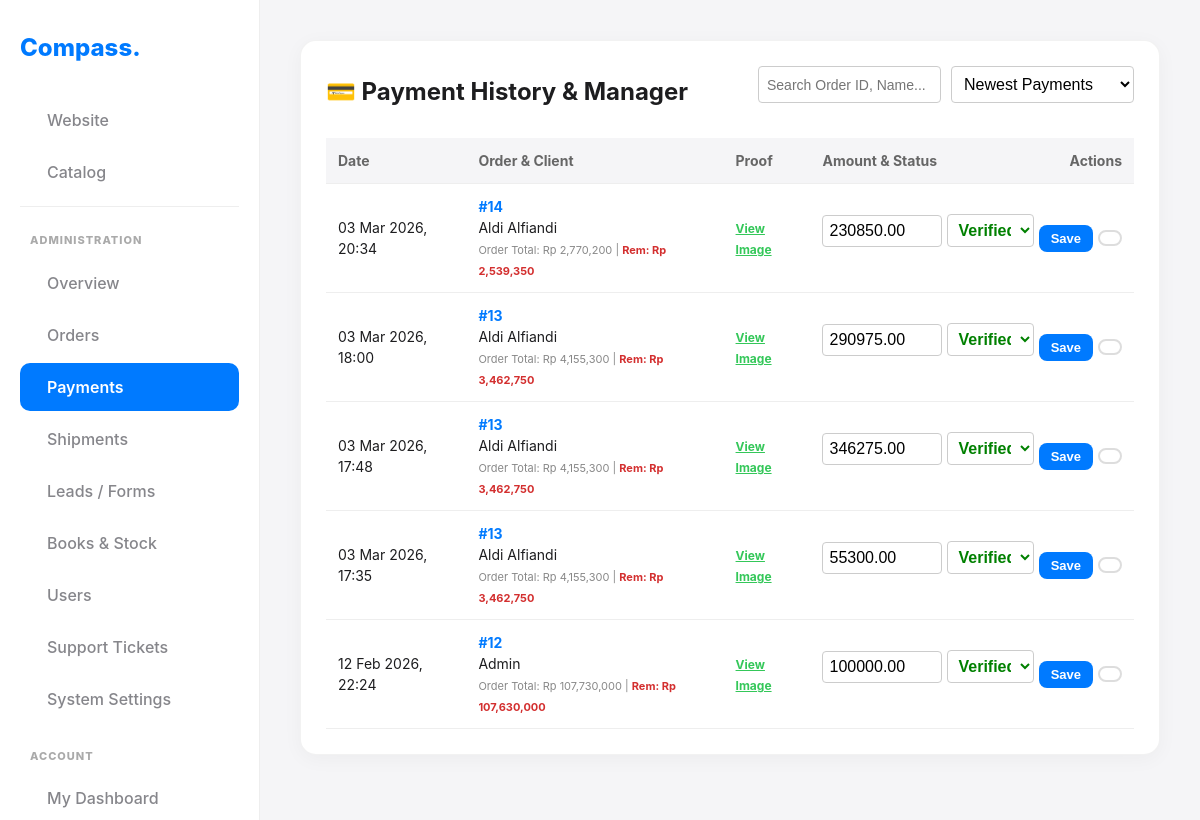
The page /?page=admin_payments (signed in) on the database its author committed.
### tables this page shows
CREATE TABLE `order_payments` (
  `id` int NOT NULL,
  `order_id` int NOT NULL,
  `amount` decimal(15,2) NOT NULL,
  `proof_image` varchar(255) NOT NULL,
  `status` enum('pending','verified','rejected') DEFAULT 'pending',
  `payment_date` timestamp NULL DEFAULT CURRENT_TIMESTAMP,
  `admin_note` text
);

CREATE TABLE `orders` (
  `id` int NOT NULL,
  `reference_id` varchar(20) DEFAULT NULL,
  `user_id` int DEFAULT NULL,
  `shipping_city` varchar(100) DEFAULT NULL,
  `shipping_snapshot` text,
  `status` varchar(50) DEFAULT NULL,
  `payment_status` text,
  `tier_level` int DEFAULT '1',
  `is_early_bird` tinyint(1) DEFAULT '0',
  `total_amount` decimal(15,2) DEFAULT NULL,
  `paid_amount` decimal(15,2) DEFAULT '0.00',
  `payment_proof` varchar(255) DEFAULT NULL,
  `created_at` timestamp NULL DEFAULT CURRENT_TIMESTAMP,
  `shipping_status` text,
  `tracking_number` varchar(100) DEFAULT NULL,
  `estimated_delivery` date DEFAULT NULL,
  `confirmed_arrival` datetime DEFAULT NULL,
  `arrival_proof` varchar(255) DEFAULT NULL,
  `arrival_date` datetime DEFAULT NULL,
  `shipment_status` text,
  `next_payment_due` date DEFAULT NULL
);

CREATE TABLE `users` (
  `id` int NOT NULL,
  `name` varchar(100) NOT NULL,
  `email` varchar(100) NOT NULL,
  `password` varchar(255) NOT NULL,
  `role` enum('public','school','admin') DEFAULT 'public',
  `position` varchar(100) DEFAULT NULL,
  `institution` varchar(150) DEFAULT NULL,
  `city` varchar(100) DEFAULT NULL,
  `phone` varchar(20) DEFAULT NULL,
  `address` text,
  `is_banned` tinyint(1) DEFAULT '0',
  `is_approved` tinyint(1) NOT NULL,
  `created_at` timestamp NULL DEFAULT CURRENT_TIMESTAMP
);

### view_admin_payments.php (the view, shortened to what this page needs)
<?php
$pdo = getDB();
$payments = $pdo->query("
    SELECT op.*, o.id as order_id, o.total_amount, o.paid_amount, o.created_at as order_date, u.name as user_name
    FROM order_payments op
    JOIN orders o ON op.order_id = o.id
    JOIN users u ON o.user_id = u.id
    ORDER BY op.payment_date DESC
")->fetchAll();
?>
<div class="card">
    <div style="display:flex; justify-content:space-between; align-items:center; margin-bottom:20px;">
        <h2 style="margin:0;">💳 Payment History & Manager</h2>
        <div style="display:flex; gap:10px;">
            <input type="text" id="pay-search" placeholder="Search Order ID, Name..." onkeyup="filterPayments()" style="padding:8px; border-radius:4px; border:1px solid #ccc; font-size:14px;">
            <select id="pay-sort" onchange="sortPayments()" style="padding:8px; border-radius:4px; border:1px solid #ccc;">
                <option value="date_desc">Newest Payments</option>
            </select>
        </div>
    </div>
    <div class="responsive-table">
        <table style="width:100%; border-collapse:collapse; font-size:14px;">
            <thead>
                <tr style="background:#f5f5f7; text-align:left; color:#666;">
                    <th style="padding:12px;">Date</th>
                    <th style="padding:12px;">Order & Client</th>
                    <th style="padding:12px;">Proof</th>
                    <th style="padding:12px;">Amount & Status</th>
                    <th style="padding:12px; text-align:right;">Actions</th>
                </tr>
            </thead>
            <tbody id="payment-tbody">
                <?php foreach($payments as $p):
                    $timestamp = strtotime($p['payment_date']);
                    $remaining = max(0, $p['total_amount'] - $p['paid_amount']);
                ?>
                <tr class="payment-row"
                    data-search="<?php echo strtolower($p['order_id'] . ' ' . $p['user_name'] . ' ' . $p['status']); ?>"
                    data-time="<?php echo $timestamp; ?>"
                    data-amount="<?php echo $p['amount']; ?>"
                    style="border-bottom:1px solid #eee;">
                    <td style="padding:12px;"><?php echo date('d M Y, H:i', $timestamp); ?></td>
                    <td style="padding:12px;">
                        <a href="?page=admin_order_detail&id=<?php echo $p['order_id']; ?>" style="font-weight:bold; color:#007AFF; text-decoration:none;">#<?php echo $p['order_id']; ?></a><br>
                        <?php echo htmlspecialchars($p['user_name']); ?><br>
                        <span style="font-size:11px; color:#888;">Order Total: Rp <?php echo number_format($p['total_amount']); ?> | <strong style="color:#d32f2f;">Rem: Rp <?php echo number_format($remaining); ?></strong></span>
                    </td>
                    <td style="padding:12px;">
                        <a href="uploads/<?php echo htmlspecialchars($p['proof_image']); ?>" target="_blank" style="color:#34C759; font-weight:bold; font-size:12px;"><ion-icon name="image"></ion-icon> View Image</a>
                    </td>
                    <td colspan="2" style="padding:12px; text-align:right;">
                        <form method="POST" style="display:flex; gap:5px; justify-content:flex-end; align-items:center;">
                            <input type="number" name="amount" value="<?php echo $p['amount']; ?>" style="width:120px; padding:6px; border:1px solid #ccc; border-radius:4px;">
                            <select name="status" style="padding:6px; border:1px solid #ccc; border-radius:4px; font-weight:bold; color:<?php echo $p['status']=='verified'?'green':($p['status']=='rejected'?'red':'orange'); ?>;">
                                <option value="verified" <?php echo $p['status']=='verified'?'selected':''; ?>>Verified</option>
                            </select>
                            <button type="submit" name="save_payment" class="btn btn-sm" style="padding:6px 12px;">Save</button>
                            <button type="button" onclick="document.getElementById('sched-<?php echo $p['id']; ?>').style.display = document.getElementById('sched-<?php echo $p['id']; ?>').style.display === 'none' ? 'table-row' : 'none';" class="btn btn-sm btn-outline" style="padding:6px 10px;" title="View Schedule"><ion-icon name="calendar"></ion-icon></button>
                        </form>
                    </td>
                </tr>
                <?php endforeach; ?>
            </tbody>
        </table>
    </div>
</div>

### style.css (style rules this page uses)
:root { --primary: #007aff; --primary-dark: #0056b3; --secondary: #5856d6; --accent: #ff2d55; --background: #f5f5f7; --text-main: #1d1d1f; --text-muted: #86868b; --card-bg: #ffffff; --success: #34c759; --sidebar-width: 260px; --header-height: 60px; --radius: 16px; --gradient-hero: linear-gradient(135deg, #007aff 0%, #00c7be 100%); }
* { box-sizing: border-box; }
body { margin: 0; padding: 0; background-color: var(--background); font-family: -apple-system, BlinkMacSystemFont, "Segoe UI", Roboto, Helvetica, Arial, sans-serif; color: var(--text-main); line-height: 1.5; -webkit-font-smoothing: antialiased; scroll-behavior: smooth; }
.btn, .btn-sm { display: inline-flex; align-items: center; justify-content: center; gap: 8px; padding: 12px 24px; background: var(--primary); color: white; border-radius: 12px; border: none; font-weight: 600; font-size: 14px; text-decoration: none; cursor: pointer; transition: transform 0.2s, box-shadow 0.2s; text-align: center; }
.btn-sm { padding: 8px 16px; font-size: 13px; border-radius: 8px; }
.btn-outline { background: transparent; border: 2px solid #ddd; color: #333; box-shadow: none; }
.card { background: var(--card-bg); border-radius: var(--radius); padding: 25px; box-shadow: 0 4px 20px rgba(0, 0, 0, 0.04); margin-bottom: 25px; border: 1px solid rgba(0, 0, 0, 0.05); transition: transform 0.3s ease; }
input, select, textarea { width: 100%; padding: 12px; border: 1px solid #ddd; border-radius: 8px; font-size: 16px; background: #fff; margin-bottom: 15px; }
table { width: 100%; border-collapse: collapse; }
th, td { padding: 12px; text-align: left; border-bottom: 1px solid #eee; }

### rows shown on the page
order_payments: payment_date "03 Mar 2026, 20:34", order "14", users.name "Aldi Alfiandi", order.total_amount "2,770,200", order.paid_amount "2,539,350", amount "230850.00", status "Verified"
order_payments: payment_date "03 Mar 2026, 18:00", order "13", users.name "Aldi Alfiandi", order.total_amount "4,155,300", order.paid_amount "3,462,750", amount "290975.00", status "Verified"
order_payments: payment_date "03 Mar 2026, 17:48", order "13", users.name "Aldi Alfiandi", order.total_amount "4,155,300", order.paid_amount "3,462,750", amount "346275.00", status "Verified"
order_payments: payment_date "03 Mar 2026, 17:35", order "13", users.name "Aldi Alfiandi", order.total_amount "4,155,300", order.paid_amount "3,462,750", amount "55300.00", status "Verified"
order_payments: payment_date "12 Feb 2026, 22:24", order "12", users.name "Admin", order.total_amount "107,730,000", order.paid_amount "107,630,000", amount "100000.00", status "Verified"
